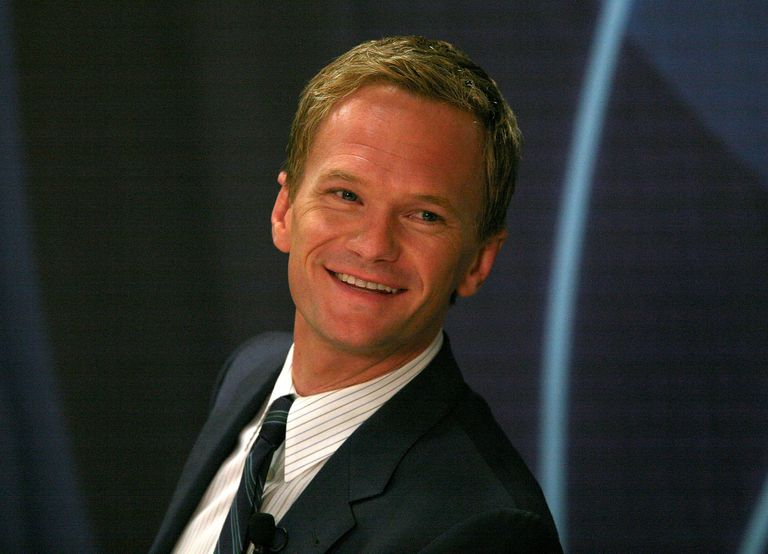
#> input picture barney.jpg, 768 x 554 px
$ python face_eye_detection.py
#> lines starting #> are read from the running program, lines starting #| are printed output that depends on the picture; after the words box and inside, x2 and y2 are one past the last pixel; in counts of white or black regions, pixels touching at a corner belong together
import cv2
face_classifier=cv2.CascadeClassifier('haarcascade_frontalface_default.xml')
eye_classifier=cv2.CascadeClassifier('haarcascade_eye.xml')
image=cv2.imread("barney.jpg",0)
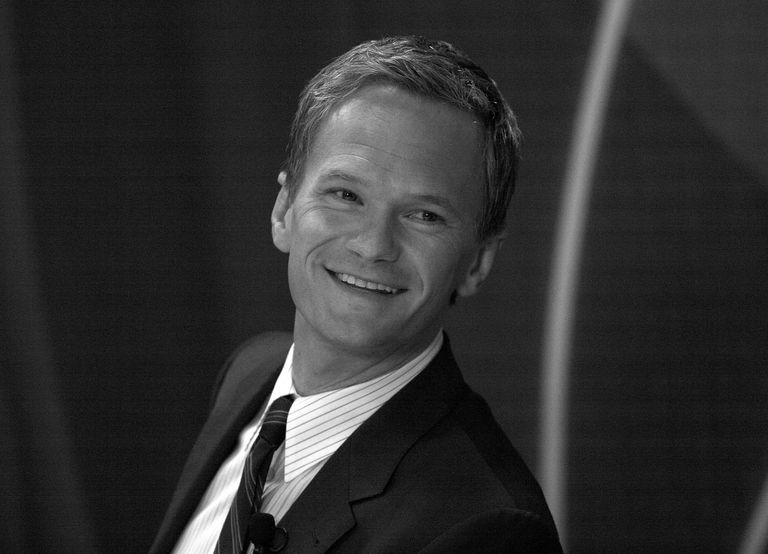
#> image: shape (554, 768); min 0, max 255, mean 47.7
cv2.imshow("find face and Eyes in this picture",image)
cv2.waitKey(0)
faces=face_classifier.detectMultiScale(image,1.3,5)
#> faces = [[267, 121, 216, 216]]
if faces is ():
    print("Nothing  found")
for x,y,w,h in faces:
    cv2.rectangle(image,(x,y),(x+w,y+h),(0,222,222),4)
    cv2.imshow("Face found",image)
    cv2.waitKey(0)
    color=image[y:y+h,x:x+w]
    eyes = eye_classifier.detectMultiScale(color, 1.3, 5)
    for ex,ey,ew,eh in eyes:
        cv2.rectangle(color, (ex, ey), (ex + ew, ey + eh), (0, 127, 222), 4)
        cv2.imshow("Eyes found", image)
        cv2.waitKey(0)
#> this loop made 1 pass
#> (x, y, w, h, eyes) on pass 1: (267, 121, 216, 216, [[47, 50, 50, 50]])
#> pass 1, `cv2.imshow("Face found",image)`:
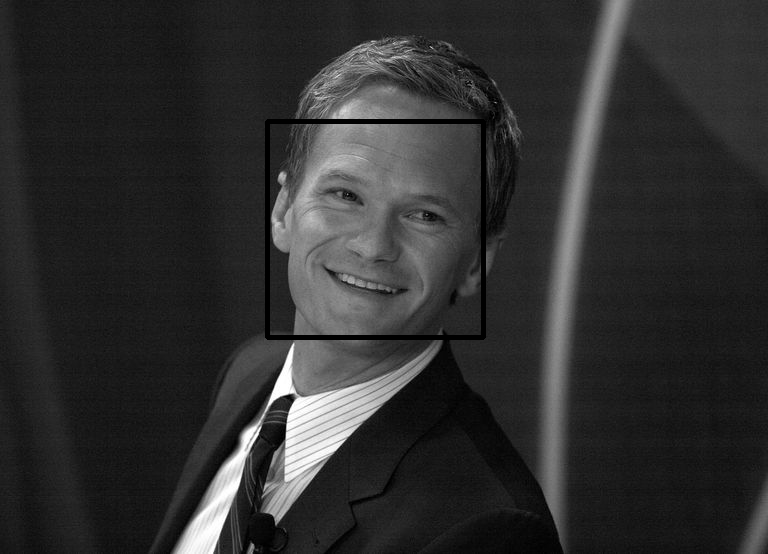
#> window 'Face found': shape (554, 768); min 0, max 255, mean 47.1
#> pass 1, `color=image[y:y+h,x:x+w]`:
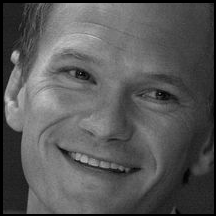
#> color: shape (216, 216); min 0, max 203, mean 87.4
#> pass 1, `cv2.imshow("Eyes found", image)`:
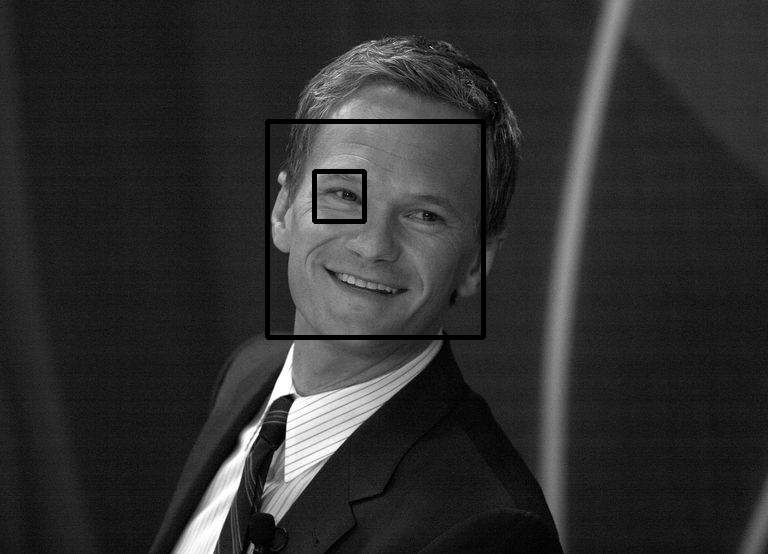
#> window 'Eyes found': shape (554, 768); min 0, max 255, mean 46.8
#> after the loop:
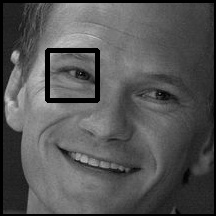
#> color: shape (216, 216); 2.12% of pixels changed, all inside (x1, y1, x2, y2) = (45, 48, 100, 103)

cv2.destroyAllWindows()
